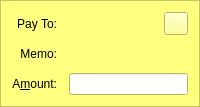
  <widget class="QFrame" name="SendCoins_InsecurePaymentRequest">
   <property name="palette">
    <palette>
     <active>
      <colorrole role="WindowText">
       <brush brushstyle="SolidPattern">
        <color alpha="255">
         <red>0</red>
         <green>0</green>
         <blue>0</blue>
        </color>
       </brush>
      </colorrole>
      <colorrole role="Button">
       <brush brushstyle="SolidPattern">
        <color alpha="255">
         <red>255</red>
         <green>255</green>
         <blue>127</blue>
        </color>
       </brush>
      </colorrole>
      <colorrole role="Light">
       <brush brushstyle="SolidPattern">
        <color alpha="255">
         <red>255</red>
         <green>255</green>
         <blue>255</blue>
        </color>
       </brush>
      </colorrole>
      <colorrole role="Midlight">
       <brush brushstyle="SolidPattern">
        <color alpha="255">
         <red>255</red>
         <green>255</green>
         <blue>191</blue>
        </color>
       </brush>
      </colorrole>
      <colorrole role="Dark">
       <brush brushstyle="SolidPattern">
        <color alpha="255">
         <red>127</red>
         <green>127</green>
         <blue>63</blue>
        </color>
       </brush>
      </colorrole>
      <colorrole role="Mid">
       <brush brushstyle="SolidPattern">
        <color alpha="255">
         <red>170</red>
         <green>170</green>
         <blue>84</blue>
        </color>
       </brush>
      </colorrole>
      <colorrole role="Text">
       <brush brushstyle="SolidPattern">
        <color alpha="255">
         <red>0</red>
         <green>0</green>
         <blue>0</blue>
        </color>
       </brush>
      </colorrole>
      <colorrole role="BrightText">
       <brush brushstyle="SolidPattern">
        <color alpha="255">
         <red>255</red>
         <green>255</green>
         <blue>255</blue>
        </color>
       </brush>
      </colorrole>
      <colorrole role="ButtonText">
       <brush brushstyle="SolidPattern">
        <color alpha="255">
         <red>0</red>
         <green>0</green>
         <blue>0</blue>
        </color>
       </brush>
      </colorrole>
      <colorrole role="Base">
       <brush brushstyle="SolidPattern">
        <color alpha="255">
         <red>255</red>
         <green>255</green>
         <blue>255</blue>
        </color>
       </brush>
      </colorrole>
      <colorrole role="Window">
       <brush brushstyle="SolidPattern">
        <color alpha="255">
         <red>255</red>
         <green>255</green>
         <blue>127</blue>
        </color>
       </brush>
      </colorrole>
      <colorrole role="Shadow">
       <brush brushstyle="SolidPattern">
        <color alpha="255">
         <red>0</red>
         <green>0</green>
         <blue>0</blue>
        </color>
       </brush>
      </colorrole>
      <colorrole role="AlternateBase">
       <brush brushstyle="SolidPattern">
        <color alpha="255">
         <red>255</red>
         <green>255</green>
         <blue>191</blue>
        </color>
       </brush>
      </colorrole>
      <colorrole role="ToolTipBase">
       <brush brushstyle="SolidPattern">
        <color alpha="255">
         <red>255</red>
         <green>255</green>
         <blue>220</blue>
        </color>
       </brush>
      </colorrole>
      <colorrole role="ToolTipText">
       <brush brushstyle="SolidPattern">
        <color alpha="255">
         <red>0</red>
         <green>0</green>
         <blue>0</blue>
        </color>
       </brush>
      </colorrole>
     </active>
     <inactive>
      <colorrole role="WindowText">
       <brush brushstyle="SolidPattern">
        <color alpha="255">
         <red>0</red>
         <green>0</green>
         <blue>0</blue>
        </color>
       </brush>
      </colorrole>
      <colorrole role="Button">
       <brush brushstyle="SolidPattern">
        <color alpha="255">
         <red>255</red>
         <green>255</green>
         <blue>127</blue>
        </color>
       </brush>
      </colorrole>
      <colorrole role="Light">
       <brush brushstyle="SolidPattern">
        <color alpha="255">
         <red>255</red>
         <green>255</green>
         <blue>255</blue>
        </color>
       </brush>
      </colorrole>
      <colorrole role="Midlight">
       <brush brushstyle="SolidPattern">
        <color alpha="255">
         <red>255</red>
         <green>255</green>
         <blue>191</blue>
        </color>
       </brush>
      </colorrole>
      <colorrole role="Dark">
       <brush brushstyle="SolidPattern">
        <color alpha="255">
         <red>127</red>
         <green>127</green>
         <blue>63</blue>
        </color>
       </brush>
      </colorrole>
      <colorrole role="Mid">
       <brush brushstyle="SolidPattern">
        <color alpha="255">
         <red>170</red>
         <green>170</green>
         <blue>84</blue>
        </color>
       </brush>
      </colorrole>
      <colorrole role="Text">
       <brush brushstyle="SolidPattern">
        <color alpha="255">
         <red>0</red>
         <green>0</green>
         <blue>0</blue>
        </color>
       </brush>
      </colorrole>
      <colorrole role="BrightText">
       <brush brushstyle="SolidPattern">
        <color alpha="255">
         <red>255</red>
         <green>255</green>
         <blue>255</blue>
        </color>
       </brush>
      </colorrole>
      <colorrole role="ButtonText">
       <brush brushstyle="SolidPattern">
        <color alpha="255">
         <red>0</red>
         <green>0</green>
         <blue>0</blue>
        </color>
       </brush>
      </colorrole>
      <colorrole role="Base">
       <brush brushstyle="SolidPattern">
        <color alpha="255">
         <red>255</red>
         <green>255</green>
         <blue>255</blue>
        </color>
       </brush>
      </colorrole>
      <colorrole role="Window">
       <brush brushstyle="SolidPattern">
        <color alpha="255">
         <red>255</red>
         <green>255</green>
         <blue>127</blue>
        </color>
       </brush>
      </colorrole>
      <colorrole role="Shadow">
       <brush brushstyle="SolidPattern">
        <color alpha="255">
         <red>0</red>
         <green>0</green>
         <blue>0</blue>
        </color>
       </brush>
      </colorrole>
      <colorrole role="AlternateBase">
       <brush brushstyle="SolidPattern">
        <color alpha="255">
         <red>255</red>
         <green>255</green>
         <blue>191</blue>
        </color>
       </brush>
      </colorrole>
      <colorrole role="ToolTipBase">
       <brush brushstyle="SolidPattern">
        <color alpha="255">
         <red>255</red>
         <green>255</green>
         <blue>220</blue>
        </color>
       </brush>
      </colorrole>
      <colorrole role="ToolTipText">
       <brush brushstyle="SolidPattern">
        <color alpha="255">
         <red>0</red>
         <green>0</green>
         <blue>0</blue>
        </color>
       </brush>
      </colorrole>
     </inactive>
     <disabled>
      <colorrole role="WindowText">
       <brush brushstyle="SolidPattern">
        <color alpha="255">
         <red>127</red>
         <green>127</green>
         <blue>63</blue>
        </color>
       </brush>
      </colorrole>
      <colorrole role="Button">
       <brush brushstyle="SolidPattern">
        <color alpha="255">
         <red>255</red>
         <green>255</green>
         <blue>127</blue>
        </color>
       </brush>
      </colorrole>
      <colorrole role="Light">
       <brush brushstyle="SolidPattern">
        <color alpha="255">
         <red>255</red>
         <green>255</green>
         <blue>255</blue>
        </color>
       </brush>
      </colorrole>
      <colorrole role="Midlight">
       <brush brushstyle="SolidPattern">
        <color alpha="255">
         <red>255</red>
         <green>255</green>
         <blue>191</blue>
        </color>
       </brush>
      </colorrole>
      <colorrole role="Dark">
       <brush brushstyle="SolidPattern">
        <color alpha="255">
         <red>127</red>
         <green>127</green>
         <blue>63</blue>
        </color>
       </brush>
      </colorrole>
      <colorrole role="Mid">
       <brush brushstyle="SolidPattern">
        <color alpha="255">
         <red>170</red>
         <green>170</green>
         <blue>84</blue>
        </color>
       </brush>
      </colorrole>
      <colorrole role="Text">
       <brush brushstyle="SolidPattern">
        <color alpha="255">
         <red>127</red>
         <green>127</green>
         <blue>63</blue>
        </color>
       </brush>
      </colorrole>
      <colorrole role="BrightText">
       <brush brushstyle="SolidPattern">
        <color alpha="255">
         <red>255</red>
         <green>255</green>
         <blue>255</blue>
        </color>
       </brush>
      </colorrole>
      <colorrole role="ButtonText">
       <brush brushstyle="SolidPattern">
        <color alpha="255">
         <red>127</red>
         <green>127</green>
         <blue>63</blue>
        </color>
       </brush>
      </colorrole>
      <colorrole role="Base">
       <brush brushstyle="SolidPattern">
        <color alpha="255">
         <red>255</red>
         <green>255</green>
         <blue>127</blue>
        </color>
       </brush>
      </colorrole>
      <colorrole role="Window">
       <brush brushstyle="SolidPattern">
        <color alpha="255">
         <red>255</red>
         <green>255</green>
         <blue>127</blue>
        </color>
       </brush>
      </colorrole>
      <colorrole role="Shadow">
       <brush brushstyle="SolidPattern">
        <color alpha="255">
         <red>0</red>
         <green>0</green>
         <blue>0</blue>
        </color>
       </brush>
      </colorrole>
      <colorrole role="AlternateBase">
       <brush brushstyle="SolidPattern">
        <color alpha="255">
         <red>255</red>
         <green>255</green>
         <blue>127</blue>
        </color>
       </brush>
      </colorrole>
      <colorrole role="ToolTipBase">
       <brush brushstyle="SolidPattern">
        <color alpha="255">
         <red>255</red>
         <green>255</green>
         <blue>220</blue>
        </color>
       </brush>
      </colorrole>
      <colorrole role="ToolTipText">
       <brush brushstyle="SolidPattern">
        <color alpha="255">
         <red>0</red>
         <green>0</green>
         <blue>0</blue>
        </color>
       </brush>
      </colorrole>
     </disabled>
    </palette>
   </property>
   <property name="toolTip">
    <string>This is an unverified payment request.</string>
   </property>
   <property name="autoFillBackground">
    <bool>true</bool>
   </property>
   <property name="frameShape">
    <enum>QFrame::StyledPanel</enum>
   </property>
   <property name="frameShadow">
    <enum>QFrame::Sunken</enum>
   </property>
   <layout class="QGridLayout" name="gridLayout_is">
    <property name="spacing">
     <number>12</number>
    </property>
    <item row="0" column="0">
     <widget class="QLabel" name="payToLabel_is">
      <property name="text">
       <string>Pay To:</string>
      </property>
      <property name="alignment">
       <set>Qt::AlignRight|Qt::AlignTrailing|Qt::AlignVCenter</set>
      </property>
     </widget>
    </item>
    <item row="0" column="1">
     <layout class="QHBoxLayout" name="payToLayout_is">
      <property name="spacing">
       <number>0</number>
      </property>
      <item>
       <widget class="QLabel" name="payTo_is"/>
      </item>
      <item>
       <widget class="QToolButton" name="deleteButton_is">
        <property name="toolTip">
         <string>Remove this entry</string>
        </property>
        <property name="text">
         <string/>
        </property>
        <property name="icon">
         <iconset resource="../rebellious.qrc">
          <normaloff>:/icons/remove</normaloff>:/icons/remove</iconset>
        </property>
       </widget>
      </item>
     </layout>
    </item>
    <item row="1" column="0">
     <widget class="QLabel" name="memoLabel_is">
      <property name="text">
       <string>Memo:</string>
      </property>
      <property name="alignment">
       <set>Qt::AlignRight|Qt::AlignTrailing|Qt::AlignVCenter</set>
      </property>
     </widget>
    </item>
    <item row="1" column="1">
     <widget class="QLabel" name="memoTextLabel_is">
      <property name="textFormat">
       <enum>Qt::PlainText</enum>
      </property>
     </widget>
    </item>
    <item row="2" column="0">
     <widget class="QLabel" name="amountLabel_is">
      <property name="text">
       <string>A&amp;mount:</string>
      </property>
      <property name="alignment">
       <set>Qt::AlignRight|Qt::AlignTrailing|Qt::AlignVCenter</set>
      </property>
      <property name="buddy">
       <cstring>payAmount_is</cstring>
      </property>
     </widget>
    </item>
    <item row="2" column="1">
     <widget class="BitcoinAmountField" name="payAmount_is">
      <property name="acceptDrops">
       <bool>false</bool>
      </property>
     </widget>
    </item>
   </layout>
  </widget>
